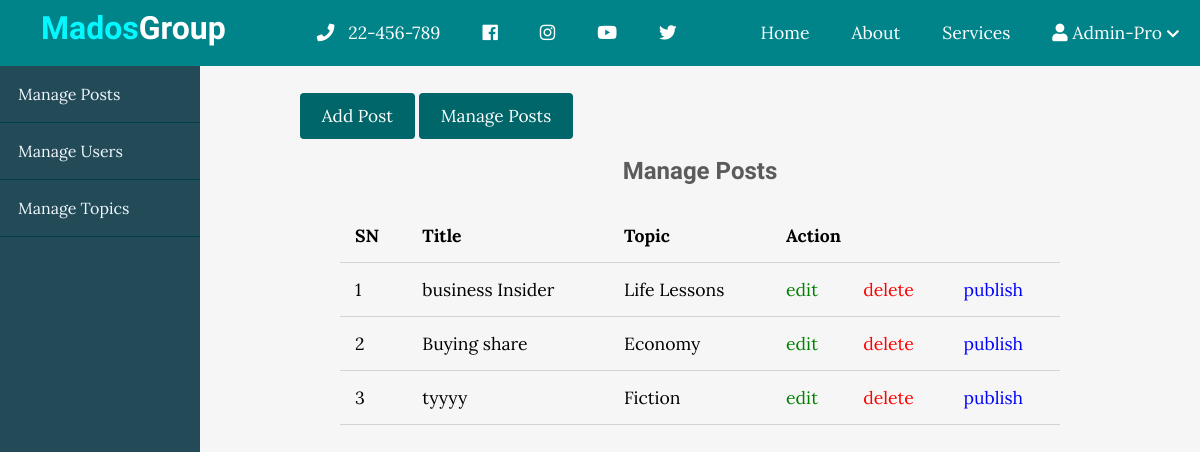
Screenshot of /indexPost.php with the database file from the repository.
### tables this page shows
CREATE TABLE `posts` (
  `id` int(11) NOT NULL,
  `title` varchar(250) NOT NULL,
  `description` text NOT NULL,
  `img` varchar(250) NOT NULL,
  `topic` varchar(250) NOT NULL,
  `created_at` timestamp NOT NULL DEFAULT current_timestamp()
);

### indexPost.php (the view, shortened to what this page needs)
<?php include('connect.php'); ?>
<!DOCTYPE html>
<html lang="en">
    <head>
        <link rel="stylesheet"
            href="https://use.fontawesome.com/releases/v5.7.2/css/all.css"
>
        <link rel="stylesheet" href="style.css">
        <link rel="stylesheet" href="admin.css">
    </head>
    <body>
         <?php include("header.php"); ?>
        <div class="admin-wrapper">
            <div class="left-sidebar">
                <ul>
                    <li><a href="indexPost.php">Manage Posts</a></li>
                    <li><a href="indexUser.php">Manage Users</a></li>
                    <li><a href="indexTopic.php">Manage Topics</a></li>
                </ul>
            </div>
            <div class="admin-content">
                <div class="button-group">
                    <a href="createPost.php" class="btn btn-big">Add Post</a>
                    <a href="indexPost.php" class="btn btn-big">Manage Posts</a>
                </div>
                <div class="content">
                    <h2 class="page-title">Manage Posts</h2>
                    <table>
                        <thead>
                            <th>SN</th>
                            <th>Title</th>
                            <th>Topic</th>
                            <th colspan="3">Action</th>
                        </thead>
                        <tbody>
                            <?php
                            $sql="SELECT * FROM posts";
                            $result=mysqli_query($con,$sql);
                            if(mysqli_num_rows($result)>0){
                            while ($row=mysqli_fetch_assoc($result)) {
                            ?>
                             <tr>
                                <td><?php echo $row['id']; ?></td>
                                <td><?php echo $row['title']; ?></td>
                                <td><?php echo $row['topic']; ?></td>
                                <td><a href="updatePost.php?updateid=<?php echo $row['id']; ?>" class="edit">edit</a></td>
                                <td><a href="deletePost.php?deleteid=<?php echo $row['id']; ?>" class="delete">delete</a></td>
                                <td><a href="#" class="publish">publish</a></td>
                             </tr>
                            <?php
                            }}
                            ?>
                        </tbody>
                    </table>
                </div>
            </div>
        </div>
    </body>
</html>

### style.css (style rules this page uses)
* { box-sizing: border-box }
html, body { height: 100%; padding: 0px; margin: 0px; background: #f6f6f6; font-family: 'Lora', serif; }
h1, h2, h3, h4, h5, h6 { font-family: 'Candal', serif; color: #5c5b5b; margin: 5px; }
a { text-decoration: none; color: inherit; }
.btn { padding: .5rem 1rem; background: #006669; color: white; border: 1px solid transparent; border-radius: .25rem; font-size: 1.08em; font-family: 'Lora', serif; }
.btn-big { padding: .7rem 1.3rem; line-height: 1.3rem; }
.content { width: 90%; margin: 30px auto 30px; }

### admin.css (style rules this page uses)
.admin-wrapper { display: flex; height: calc(100% - 66px); }
.admin-wrapper .left-sidebar { flex: 2; height: 100%; background: #234a57; }
.admin-wrapper .left-sidebar ul { list-style: none; margin: 0px; padding: 0px; color: aliceblue; }
.admin-wrapper .left-sidebar ul li a { padding: 18px; display: block; border-bottom: 1px solid #004044; }
.admin-wrapper .admin-content { flex: 8; height: 100%; padding: 40px 100px 100px; overflow-y: scroll; }
.admin-content .page-title { text-align: center; margin-bottom: 1.5rem; }
table { width: 100%; border-collapse: collapse; font-size: 1.1rem; }
th, td { padding: 15px; text-align: left; border-bottom: 1px solid #d3d3d3; }
.edit { color: green; }
.delete { color: red; }
.publish { color: blue; }

### rows the page displays
posts: id "1", title "business Insider", topic "Life Lessons"
posts: id "2", title "Buying share", topic "Economy"
posts: id "3", title "tyyyy", topic "Fiction"
